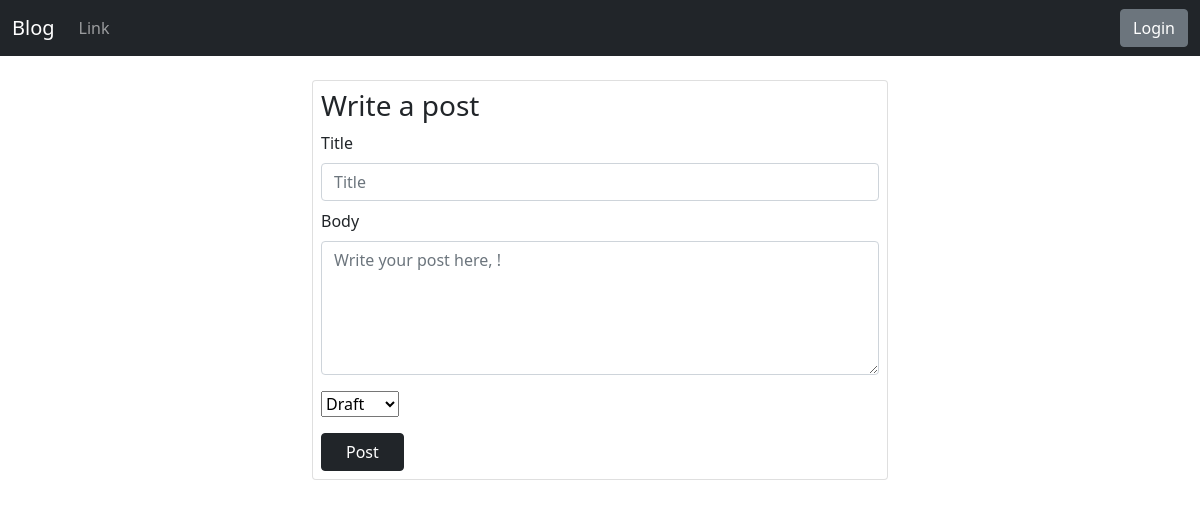
The app's page /, older data.
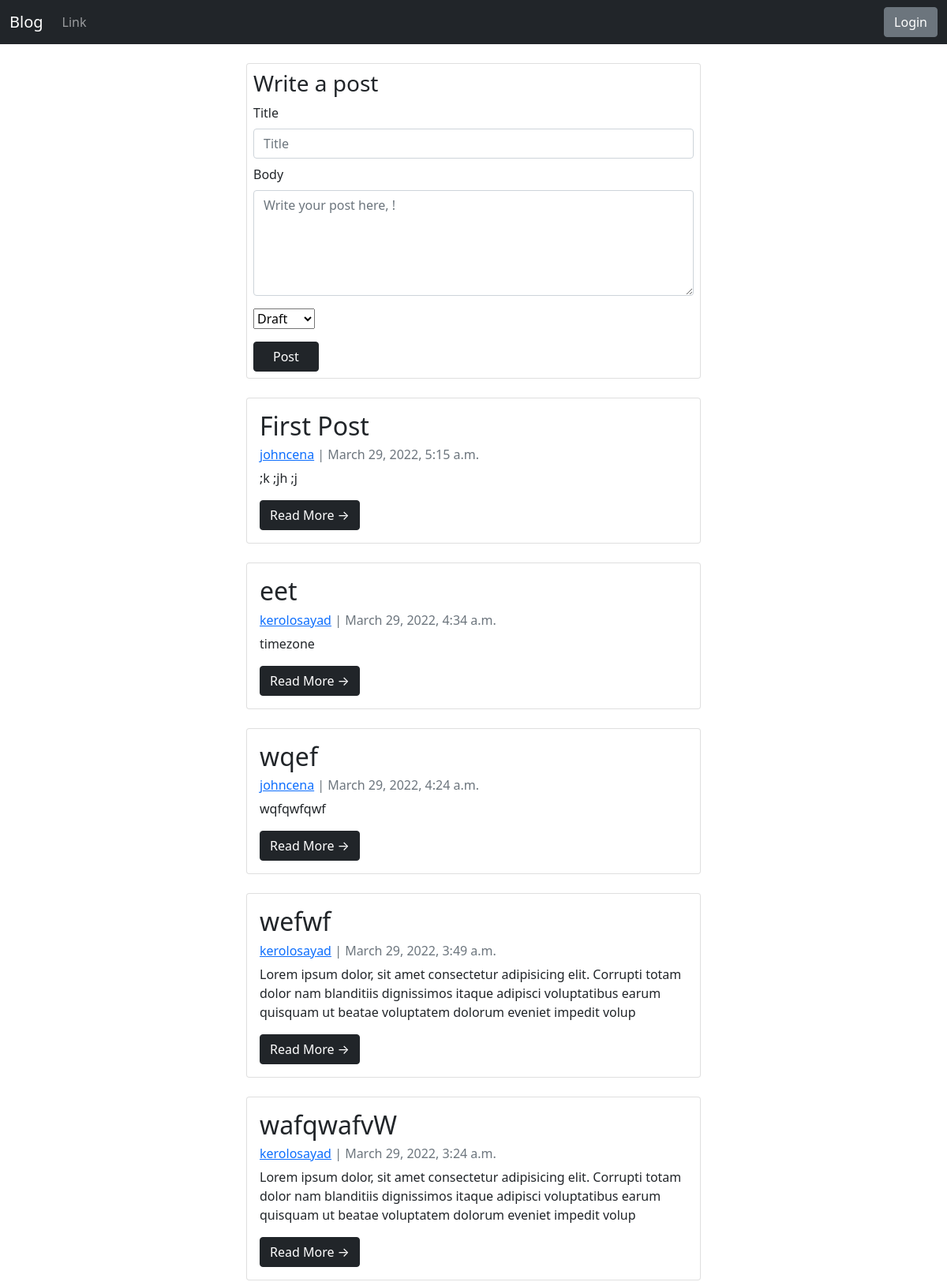
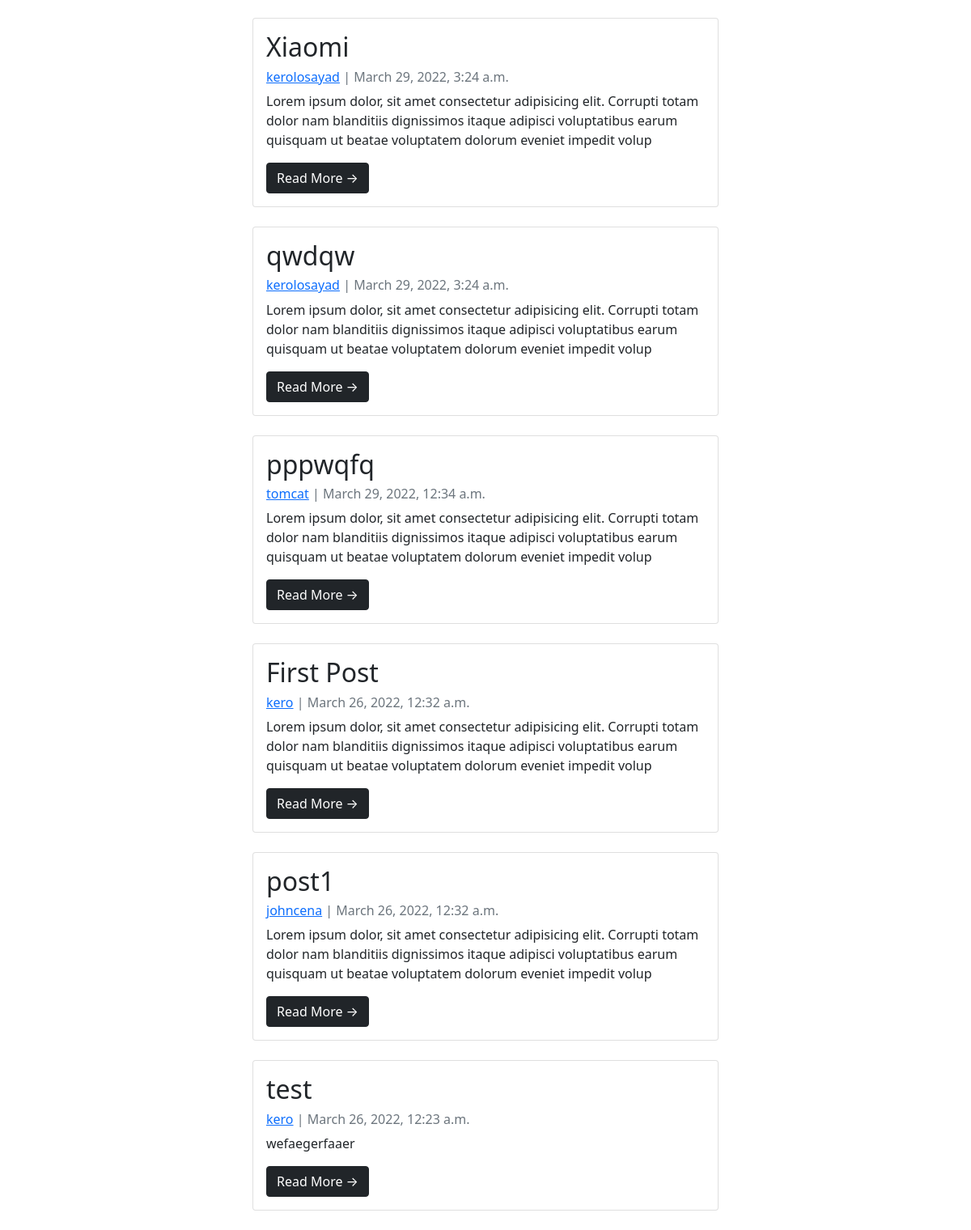
The same page, newer data (2 pictures, top to bottom).
### main/models.py (models this page shows, shortened)
class Post(models.Model):
    title = models.CharField(max_length=255)
    author = models.ForeignKey(User, on_delete=models.CASCADE)
    slug = models.SlugField(null=True, blank=True)
    body = models.TextField()
    updated_on = models.DateTimeField(auto_now=True)
    created_on = models.DateTimeField(auto_now_add=True)
    status = models.IntegerField(choices=STATUS, default=0)
    class Meta:
        ordering = ['-created_on']
    def get_absolute_url(self):
        return reverse("post_details", kwargs={'slug': self.slug})

### app/models.py (models this page shows, shortened)
class Profile(models.Model):
    user = models.OneToOneField(User, on_delete=models.CASCADE)
    bio = models.TextField()
    follows = models.ManyToManyField(
        "self",
        related_name="followed_by",
        symmetrical=False,
        blank=True
    )

### main/views.py (the view)
# urls.py: path('', views.home, name='home'),
def home(request):
    posts = Post.objects.all
    users = User.objects.all
    return render(request, 'index.html', {'posts': posts, "users": users})

### main/templates/index.html (shortened to what this page needs)
{% extends "base.html" %} {%load static%} {% block content %}
<div class="d-flex px-4 pt-4 justify-content-center">
  <div class="col-lg-7 mx-sm-5 px-sm-5">
    <div class="form card p-2 mb-4">
      <form class="form" action="{%url 'create_post'%}" method="post">
        <h3 class="mb-2">Write a post</h3>
        <div class="mb-2">
          <label class="form-label" for="">Title</label>
          <input
            type="text"
            class="form-control mb-2"
            placeholder="Title"
            name="title"
          />
        </div>
        <div class="mb-3">
          <label class="form-label" for="fname">Body</label>
          <textarea
            type="text"
            class="form-control mb-2"
            rows="5"
            placeholder="Write your post here, {{user.username}}!"
            name="body"
            id="body"
          ></textarea>
        </div>
        <div class="mb-3">
          <select id="status" name="status">
            <option value="0">Draft</option>
          </select>
        </div>
        <button type="submit" class="btn btn-dark px-4 me-2">Post</button>
      </form>
    </div>
    {% for post in posts %} {% if post.status %}
    <div class="card mb-4">
      <div class="card-body">
        <h2 class="card-title">{{ post.title }}</h2>
        <p class="card-text text-muted h6">
          <a href="{% url 'user_profile' post.author.id %}"
            >{{ post.author.profile.user }}</a
          >
          | {{ post.created_on}}
        </p>
        <p class="card-text">{{post.body|slice:":200" }}</p>
        <a href="{{ post.get_absolute_url }}" class="btn btn-dark">
          Read More &rarr;
        </a>
      </div>
    </div>
    {%endif%} {% endfor %}
  </div>
  {% endblock %}

Row changes from the older to the newer data that the page shows:
added Post: title "First Post", author.profile.user "johncena", created_on "March 29, 2022, 5:15 a.m.", body ";k ;jh ;j"
added Post: title "eet", author.profile.user "kerolosayad", created_on "March 29, 2022, 4:34 a.m.", body "timezone"
added Post: title "wqef", author.profile.user "johncena", created_on "March 29, 2022, 4:24 a.m.", body "wqfqwfqwf"
added Post: title "wefwf", author.profile.user "kerolosayad", created_on "March 29, 2022, 3:49 a.m.", body "Lorem ipsum dolor, sit amet consectetur adipisicing elit. Corrupti totam dolor nam blanditiis dignissimos itaque adipisci voluptatibus earum quisquam ut beatae voluptatem dolorum eveniet impedit volup"
added Post: title "wafqwafvW", author.profile.user "kerolosayad", created_on "March 29, 2022, 3:24 a.m.", body "Lorem ipsum dolor, sit amet consectetur adipisicing elit. Corrupti totam dolor nam blanditiis dignissimos itaque adipisci voluptatibus earum quisquam ut beatae voluptatem dolorum eveniet impedit volup"
added Post: title "Xiaomi", author.profile.user "kerolosayad", created_on "March 29, 2022, 3:24 a.m.", body "Lorem ipsum dolor, sit amet consectetur adipisicing elit. Corrupti totam dolor nam blanditiis dignissimos itaque adipisci voluptatibus earum quisquam ut beatae voluptatem dolorum eveniet impedit volup"
added Post: title "qwdqw", author.profile.user "kerolosayad", created_on "March 29, 2022, 3:24 a.m.", body "Lorem ipsum dolor, sit amet consectetur adipisicing elit. Corrupti totam dolor nam blanditiis dignissimos itaque adipisci voluptatibus earum quisquam ut beatae voluptatem dolorum eveniet impedit volup"
added Post: title "pppwqfq", author.profile.user "tomcat", created_on "March 29, 2022, 12:34 a.m.", body "Lorem ipsum dolor, sit amet consectetur adipisicing elit. Corrupti totam dolor nam blanditiis dignissimos itaque adipisci voluptatibus earum quisquam ut beatae voluptatem dolorum eveniet impedit volup"
added Post: title "First Post", author.profile.user "kero", created_on "March 26, 2022, 12:32 a.m.", body "Lorem ipsum dolor, sit amet consectetur adipisicing elit. Corrupti totam dolor nam blanditiis dignissimos itaque adipisci voluptatibus earum quisquam ut beatae voluptatem dolorum eveniet impedit volup"
added Post: title "post1", author.profile.user "johncena", created_on "March 26, 2022, 12:32 a.m.", body "Lorem ipsum dolor, sit amet consectetur adipisicing elit. Corrupti totam dolor nam blanditiis dignissimos itaque adipisci voluptatibus earum quisquam ut beatae voluptatem dolorum eveniet impedit volup"
added Post: title "test", author.profile.user "kero", created_on "March 26, 2022, 12:23 a.m.", body "wefaegerfaaer"
